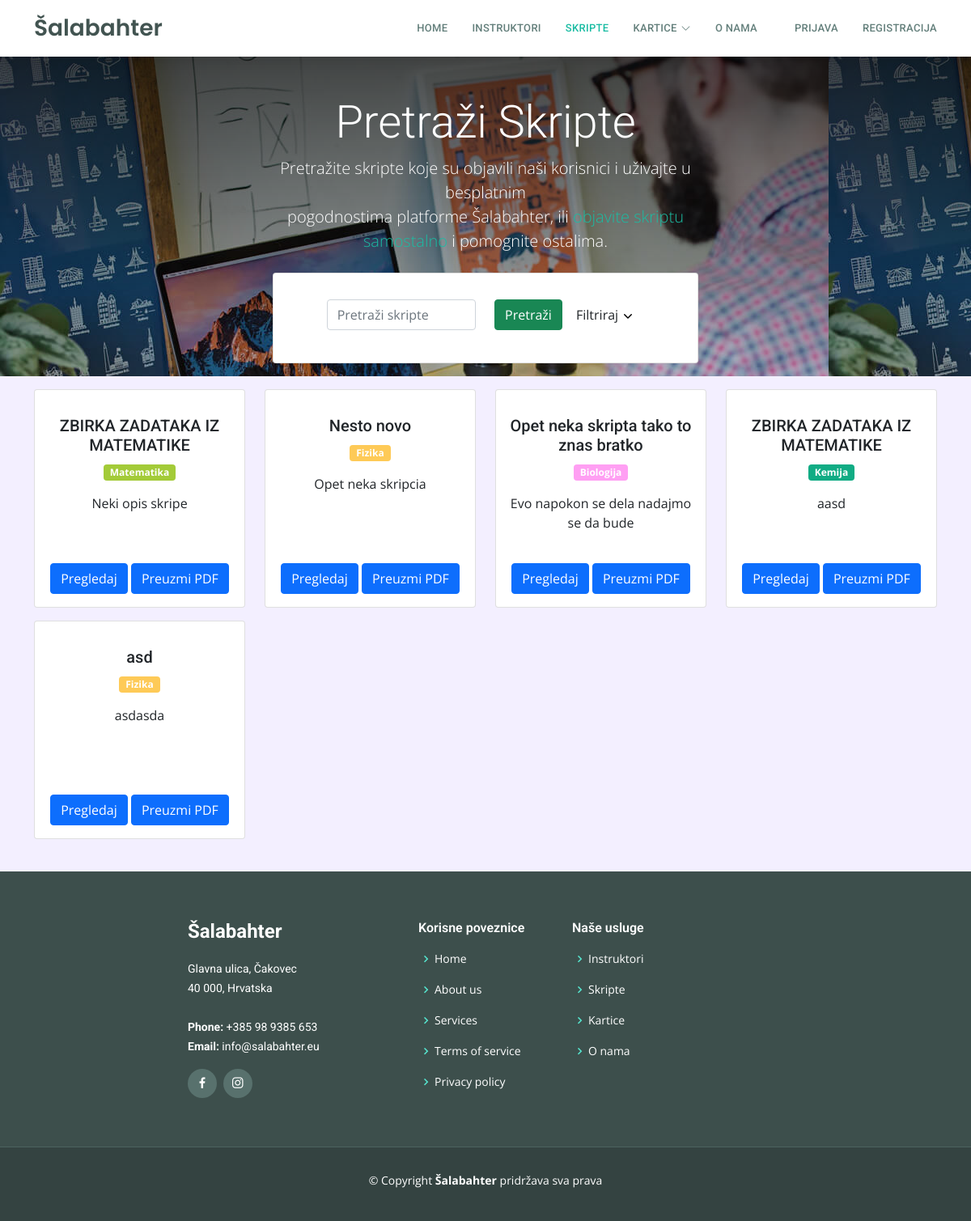
The app's page /skripte/index.php with its own data.
### tables this page shows
CREATE TABLE `skripte` (
  `skripta_id` int(11) NOT NULL,
  `predmet_id` int(11) NOT NULL,
  `naziv_skripte` varchar(255) NOT NULL,
  `opis_skripte` longtext NOT NULL,
  `broj_pregleda` int(11) NOT NULL,
  `datum_kreiranja` date NOT NULL,
  `skripta_putanja` varchar(255) NOT NULL,
  `korisnik_id` int(11) NOT NULL
);

CREATE TABLE `predmeti` (
  `predmet_id` int(11) NOT NULL,
  `naziv_predmeta` varchar(255) DEFAULT NULL,
  `predmet_boja` varchar(255) NOT NULL
);

### skripte/index.php (the view, shortened to what this page needs)
<?php
$con = require "../ukljucivanje/connection/spajanje.php";
include("../ukljucivanje/functions/funkcije.php");
$trenutnaStranica = "skripte";
$putanjaDoPocetne = "../";
$putanjaDoInstruktora = "../instruktori.php";
$putanjaDoSkripta = "../skripte/";
$putanjaDoKartica = "../kartice/";
$putanjaDoOnama = "../onama.php";
$putanjaDoPrijave = "../racun/prijava.php";
$putanjaDoRegistracije = "../racun/registracija.php";
if ($_SERVER["REQUEST_METHOD"] == "POST") {
    $searchTerm = $_POST["searchTerm"];
    $selectedSubject = $_POST["selectedSubject"];
    $sql = "SELECT skripte.*, predmeti.naziv_predmeta, predmeti.predmet_boja FROM skripte INNER JOIN predmeti ON skripte.predmet_id = predmeti.predmet_id WHERE 1=1";
    if (!empty($searchTerm)) {
        $sql .= " AND (skripte.naziv_skripte LIKE '%$searchTerm%' OR skripte.opis_skripte LIKE '%$searchTerm%' OR predmeti.naziv_predmeta LIKE '%$searchTerm%')";
    }
    if (!empty($selectedSubject)) {
        $sql .= " AND skripte.predmet_id = $selectedSubject";
    }
    $result = $con->query($sql);
} else {
    $sql = "SELECT * FROM skripte";
    $result = $con->query($sql);
}
?>
<!DOCTYPE html>
<html lang="hr">
<head>
    <?php include '../assets/css/stiliranjeSporedno.php'; ?>
</head>
<body>
    <?php include '../ukljucivanje/header.php'; ?>
    <div class="justify-content-md-center mb-4">
        <div class="hero-section text-center" style="background: linear-gradient(rgba(0, 0, 0, 0.7), rgba(0, 0, 0, 0.2)), url(../assets/img/about.jpg);">
            <div class="container ">
                <div class="row">
                    <div class="col-lg-6 mx-auto mt-5">
                        <h1 class="display-4 " style="color: #FFFFFF;">Pretraži Skripte</h1>
                        <p class="lead" style="color: #FFFFFF;">Pretražite skripte koje su objavili naši korisnici i uživajte u besplatnim </br> pogodnostima platforme Šalabahter, ili <a href="nova_skripta.phps">objavite skriptu samostalno</a> i pomognite ostalima.</p>
                    </div>
                </div>
                <div class="row d-flex justify-content-center align-items-center m-2">
                    <div class="col-sm-6 ">
                        <div class="card mb-3">
                            <div class="card-body m-2">
                                <form method="POST">
                                    <div class="row d-flex justify-content-center align-items-center mb-2">
                                        <div class="col-sm-5">
                                            <input class="form-control mt-2 mb-2" type="search" placeholder="Pretraži skripte" name="searchTerm">
                                        </div>
                                        <div class="col-sm-5 p-1">
                                            <button class="btn btn-success" type="submit">Pretraži</button>
                                            <a href="#postavkeTrazilice" class="btn" data-toggle="collapse" aria-expanded="false" aria-controls="postavkeTrazilice" id="filtrirajTipka">Filtriraj
                                                <svg class="arrow-down" xmlns="http://www.w3.org/2000/svg" viewBox="0 0 16 16" width="16" height="16">
                                                    <path d="M12.78 5.22a.749.749 0 0 1 0 1.06l-4.25 4.25a.749.749 0 0 1-1.06 0L3.22 6.28a.749.749 0 1 1 1.06-1.06L8 8.939l3.72-3.719a.749.749 0 0 1 1.06 0Z"></path>
                                                </svg>
                                            </a>
                                        </div>
                                    </div>
                                </form>
                            </div>
                        </div>
                    </div>
                </div>
            </div>
        </div>
        <div class="container">
            <div class="main-body mt-3">
                <div class="row">
                    <div class="col">
                        <div class="row">
                            <?php
                            if (isset($result) > 0) :
                                while ($row = $result->fetch_assoc()) :
                                    $predmet_id = $row['predmet_id'];
                                    $predmetGrupe = "SELECT  naziv_predmeta, predmet_boja FROM  predmeti WHERE predmet_id = $predmet_id";
                                    $rezultatPredmeta = $con->query($predmetGrupe);
                            ?>
                                    <div class="col-sm-3 mb-3 ">
                                        <div class="card" style="height: 270px;">
                                            <div class="card-body d-flex flex-column justify-content-between">
                                                <div class="d-flex flex-column align-items-center text-center" style="height: 100%; display: flex; flex-direction: column; justify-content: space-between;">
                                                    <div class="mt-3">
                                                        <h5 class="card-title">
                                                            <?php echo (strlen($row["naziv_skripte"]) > 40) ? substr($row["naziv_skripte"], 0, 40) . '...' : $row["naziv_skripte"]; ?>
                                                        </h5>
                                                        <?php
                                                        if ($rezultatPredmeta->num_rows > 0) :
                                                            while ($predmetRed = $rezultatPredmeta->fetch_assoc()) :
                                                                $naziv_predmeta = $predmetRed['naziv_predmeta'];
                                                                $predmetBoja = $predmetRed['predmet_boja'];
                                                        ?>
                                                                <p class="badge " style="background-color: <?php echo $predmetBoja; ?>;"><?php echo $naziv_predmeta; ?></p>
                                                        <?php
                                                            endwhile;
                                                        endif;
                                                        ?>
                                                        <p class="card-text">
                                                            <?php echo (strlen($row["opis_skripte"]) > 120) ? substr($row["opis_skripte"], 0, 120) . '...' : $row["opis_skripte"]; ?>
                                                        </p>
                                                    </div>
                                                    <div class="row mt-auto">
                                                        <div class="col">
                                                            <a href="skripta.php?skripta_id=<?php echo $row["skripta_id"]; ?>" class="btn btn-primary">Pregledaj</a>
                                                            <a href="<?php echo $row["skripta_putanja"]; ?>" class="btn btn-primary" download>Preuzmi PDF</a>
                                                        </div>
                                                    </div>
                                                </div>
                                            </div>
                                        </div>
                                    </div>
                            <?php
                                endwhile;
                            else :
                                echo "<p class='col'>Nema rezultata.</p>";
                            endif;
                            ?>
                        </div>
                    </div>
                </div>
            </div>
        </div>
    </div>
    <?php include '../ukljucivanje/footer.php'; ?>
</body>
</html>

### assets/css/stiliranjeSporedno.php (shortened to what this page needs)
<link rel="stylesheet" href="https://cdn.jsdelivr.net/npm/bootstrap@4.5.2/dist/css/bootstrap.min.css">
<link href="../assets/vendor/animate.css/animate.min.css" rel="stylesheet">
<link href="../assets/vendor/bootstrap/css/bootstrap.min.css" rel="stylesheet">
<link href="../assets/vendor/bootstrap-icons/bootstrap-icons.css" rel="stylesheet">
<link href="../assets/vendor/boxicons/css/boxicons.min.css" rel="stylesheet">
<link href="../assets/vendor/glightbox/css/glightbox.min.css" rel="stylesheet">
<link href="../assets/vendor/swiper/swiper-bundle.min.css" rel="stylesheet">
<link href="../assets/css/style.css" rel="stylesheet">

### ukljucivanje/header.php (shortened to what this page needs)
<header id="header" class="d-flex align-items-center">
   <div class="container d-flex align-items-center justify-content-between">
     <div class="logo">
       <h1 class="text-light"><a href="<?php echo $pathToPocetna?>"><span>Šalabahter</span></a></h1>
     </div>
     <nav id="navbar" class="navbar">
       <ul>
         <li><a class="nav-link scrollto <?php echo $trenutnaStranica == "index" ? 'active' : '' ?>" href="<?php echo $putanjaDoPocetne?>">Home</a></li>
         <li><a class="nav-link scrollto <?php echo $trenutnaStranica == "instruktori" ? 'active' : '' ?>" href="<?php echo $putanjaDoInstruktora?>">Instruktori</a></li>
         <li><a class="nav-link scrollto <?php echo $trenutnaStranica == "skripte" ? 'active' : '' ?>" href="<?php echo $putanjaDoSkripta?>">Skripte</a></li>
         <li class="dropdown"><a class="nav-link scrollto <?php echo $trenutnaStranica == "kartice" ? 'active' : '' ?>" href="<?php echo $putanjaDoKartica?>"><span>Kartice</span> <i class="bi bi-chevron-down"></i></a>
         </li>
         <li><a class="nav-link scrollto <?php echo $trenutnaStranica == "onama" ? 'active' : '' ?>" href="<?php echo $putanjaDoOnama?>" >O nama</a></li>
         <?php if(!isset($_SESSION["user_id"])): ?>
             <a href="<?php echo $putanjaDoPrijave ?>" class="nav-link scrollto ml-3" role="button">Prijava</a>
             <a href="<?php echo $putanjaDoRegistracije ?>" class="nav-link scrollto" role="button">Registracija</a>
     <?php else: ?>
             <a href="<?php echo $putanjaDoRacuna ?>" class="nav-link scrollto mr-2 <?php echo $trenutnaStranica == "račun" ? 'active' : '' ?>" role="button">Račun</a>
             <a href="<?php echo $putanjaDoOdjave ?>" id="logout" class="nav-link scrollto " role="button">Odjava</a>
     <?php endif; ?>
     </div>
   </header>

### ukljucivanje/footer.php
<footer id="footer">
    <div class="footer-top">
      <div class="container mx-auto">
        <div class="row justify-content-center">
          <div class="col-lg-3 col-md-6 footer-info">
            <h3 class="text">Šalabahter</h3>
            <p>
              Glavna ulica, Čakovec<br>
              40 000, Hrvatska<br><br>
              <strong>Phone:</strong> +385 98 9385 653<br>
              <strong>Email:</strong> info@salabahter.eu<br>
            </p>
            <div class="social-links mt-3">
              <a href="#" class="facebook"><i class="bx bxl-facebook"></i></a>
              <a href="#" class="instagram"><i class="bx bxl-instagram"></i></a>
            </div>
          </div>
          <div class="col-lg-2 col-md-6 footer-links">
            <h4>Korisne poveznice</h4>
            <ul>
              <li><i class="bx bx-chevron-right"></i> <a href="#">Home</a></li>
              <li><i class="bx bx-chevron-right"></i> <a href="#">About us</a></li>
              <li><i class="bx bx-chevron-right"></i> <a href="#">Services</a></li>
              <li><i class="bx bx-chevron-right"></i> <a href="#">Terms of service</a></li>
              <li><i class="bx bx-chevron-right"></i> <a href="#">Privacy policy</a></li>
            </ul>
          </div>
          <div class="col-lg-3 col-md-6 footer-links">
            <h4>Naše usluge</h4>
            <ul>
              <li><i class="bx bx-chevron-right"></i> <a href="<?php echo $putanjaDoInstruktora?>">Instruktori</a></li>
              <li><i class="bx bx-chevron-right"></i> <a href="<?php echo $putanjaDoSkripta?>">Skripte</a></li>
              <li><i class="bx bx-chevron-right"></i> <a href="<?php echo $putanjaDoKartica?>">Kartice</a></li>
              <li><i class="bx bx-chevron-right"></i> <a href="<?php echo $putanjaDoOnama?>">O nama</a></li>
            </ul>
          </div>
        </div>
      </div>
    </div>
    <div class="container">
      <div class="copyright">
        &copy; Copyright <strong><span>Šalabahter</span></strong> pridržava sva prava
      </div>
      <div class="credits">
      </div>
    </div>
  </footer>

### assets/css/style.css (style rules this page uses)
body { font-family: "Open Sans", sans-serif; background-color: #f3efff; }
a { text-decoration: none; color: #1bbca3; }
h1, h2, h3, h4, h5, h6 { font-family: "Roboto", sans-serif; }
#header { height: 70px; z-index: 997; transition: all 0.5s; background: #fff; box-shadow: 0px 2px 15px rgba(0, 0, 0, 0.1); }
#header .logo h1 { font-size: 28px; margin: 0; padding: 10px 0; line-height: 1; font-weight: 400; }
#header .logo h1 a, #header .logo h1 a:hover { color: #425451; text-decoration: none; font-family: "Poppins", sans-serif; font-weight: 600; }
.scrolled-offset { margin-top: 70px; }
.navbar { padding: 0; }
.navbar ul { margin: 0; padding: 0; display: flex; list-style: none; align-items: center; }
.navbar li { position: relative; }
.navbar a, .navbar a:focus { display: flex; align-items: center; justify-content: space-between; padding: 10px 0 10px 30px; font-family: "Roboto", sans-serif; font-size: 13px; font-weight: 500; color: #637f7b; white-space: nowrap; transition: 0.3s; letter-spacing: 0.3px; text-transform: uppercase; }
.navbar a i, .navbar a:focus i { font-size: 12px; line-height: 0; margin-left: 5px; }
.navbar a:hover, .navbar .active, .navbar .active:focus, .navbar li:hover>a { color: #1bbca3; }
#footer { background: #344341; padding: 0 0 30px 0; color: #fff; font-size: 14px; }
#footer .footer-top { background: #3d4f4c; border-bottom: 1px solid #4d635f; padding: 60px 0 30px 0; }
#footer .footer-top .footer-info { margin-bottom: 30px; }
#footer .footer-top .footer-info h3 { font-size: 24px; margin: 0 0 20px 0; padding: 2px 0 2px 0; line-height: 1; font-weight: 700; }
#footer .footer-top .footer-info p { font-size: 14px; line-height: 24px; margin-bottom: 0; font-family: "Roboto", sans-serif; color: #fff; }
#footer .footer-top .social-links a { font-size: 18px; display: inline-block; background: #58716d; color: #fff; line-height: 1; padding: 8px 0; margin-right: 4px; border-radius: 50%; text-align: center; width: 36px; height: 36px; transition: 0.3s; }
#footer .footer-top h4 { font-size: 16px; font-weight: 600; color: #fff; position: relative; padding-bottom: 12px; }
#footer .footer-top .footer-links { margin-bottom: 30px; }
#footer .footer-top .footer-links ul { list-style: none; padding: 0; margin: 0; }
#footer .footer-top .footer-links ul i { padding-right: 2px; color: #56e7d0; font-size: 18px; line-height: 1; }
#footer .footer-top .footer-links ul li { padding: 10px 0; display: flex; align-items: center; }
#footer .footer-top .footer-links ul li:first-child { padding-top: 0; }
#footer .footer-top .footer-links ul a { color: #fff; transition: 0.3s; display: inline-block; line-height: 1; }
#footer .copyright { text-align: center; padding-top: 30px; }
#footer .credits { padding-top: 10px; text-align: center; font-size: 13px; color: #fff; }

### records on screen
skripte: naziv_skripte "ZBIRKA ZADATAKA IZ MATEMATIKE", opis_skripte "Neki opis skripe"
predmeti: naziv_predmeta "Matematika"
skripte: naziv_skripte "Nesto novo", opis_skripte "Opet neka skripcia"
predmeti: naziv_predmeta "Fizika"
skripte: naziv_skripte "Opet neka skripta tako to znas bratko", opis_skripte "Evo napokon se dela nadajmo se da bude"
predmeti: naziv_predmeta "Biologija"
skripte: naziv_skripte "ZBIRKA ZADATAKA IZ MATEMATIKE", opis_skripte "aasd"
predmeti: naziv_predmeta "Kemija"
skripte: naziv_skripte "asd", opis_skripte "asdasda"
